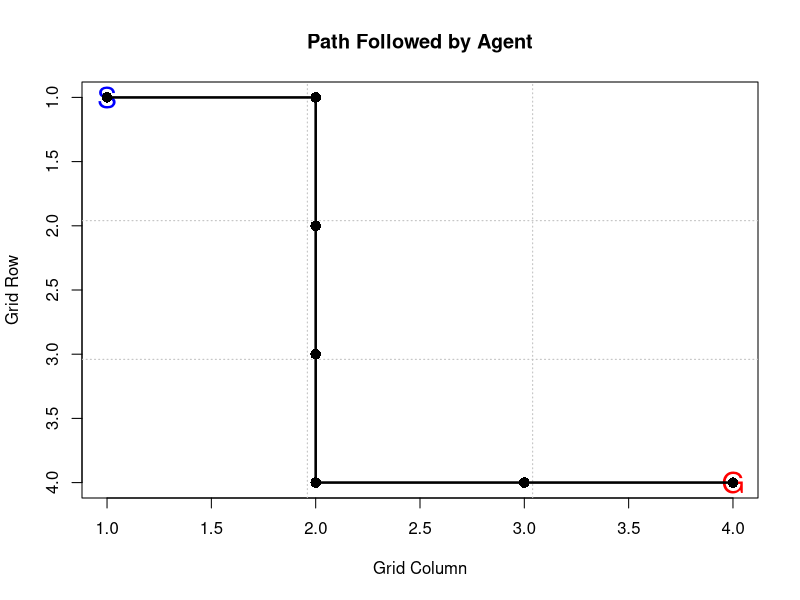

R code for this plot:
#--------------------------
# Grid World Path Plot
#--------------------------

n <- 4

row_pos <- c(1, 1, 2, 3, 4, 4, 4)
col_pos <- c(1, 2, 2, 2, 2, 3, 4)

plot(1:n,
     1:n,
     type = "n",
     xlim = c(1, n),
     ylim = c(n, 1),
     xlab = "Grid Column",
     ylab = "Grid Row",
     main = "Path Followed by Agent")

grid(nx = n - 1, ny = n - 1, col = "gray")

text(1, 1, labels = "S", col = "blue", cex = 1.8)
text(4, 4, labels = "G", col = "red", cex = 1.8)

lines(col_pos, row_pos, lwd = 2.5)
points(col_pos, row_pos, pch = 16, cex = 1.4)
